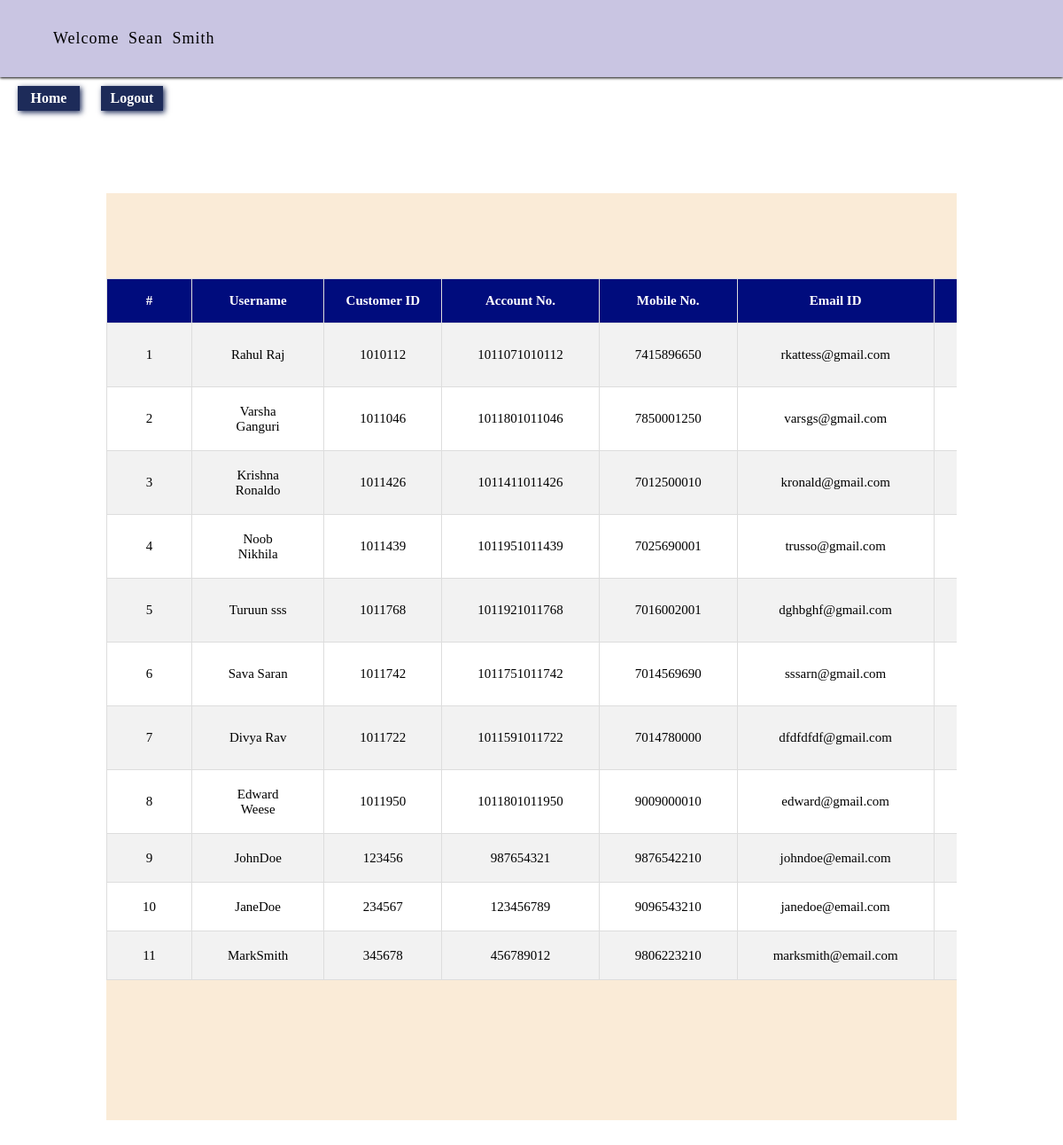
/Code/active_customers.php (signed in), run on the app's committed database.
### tables this page shows
CREATE TABLE `bank_customers` (
  `Id` int(100) NOT NULL,
  `Username` varchar(20) DEFAULT NULL,
  `Password` varchar(15) DEFAULT NULL,
  `Customer_Photo` longblob,
  `Photo_name` varchar(500) DEFAULT NULL,
  `Customer_ID` varchar(20) DEFAULT NULL,
  `Gender` varchar(10) NOT NULL,
  `Landline_no` varchar(10) NOT NULL,
  `Home_Addr` varchar(100) NOT NULL,
  `Office_Addr` varchar(255) NOT NULL,
  `Country` varchar(255) NOT NULL,
  `State` varchar(255) NOT NULL,
  `City` varchar(255) NOT NULL,
  `Pin_code` varchar(255) NOT NULL,
  `Account_no` varchar(20) DEFAULT NULL,
  `Branch` varchar(50) DEFAULT NULL,
  `IFSC_Code` varchar(50) DEFAULT NULL,
  `SSN` varchar(10) DEFAULT NULL,
  `CITIZENSHIP` varchar(50) DEFAULT NULL,
  `Current_Balance` float(100,2) DEFAULT NULL,
  `LastTransaction` int(20) DEFAULT '0',
  `Mobile_no` varchar(20) DEFAULT NULL,
  `Email_ID` varchar(50) DEFAULT 'Nil',
  `Debit_Card_No` varchar(50) DEFAULT NULL,
  `Debit_Card_Pin` int(4) DEFAULT NULL,
  `CVV` int(3) DEFAULT NULL,
  `DOB` varchar(20) DEFAULT NULL,
  `Area_Loc` varchar(255) DEFAULT NULL,
  `Nominee_name` varchar(255) DEFAULT NULL,
  `Nominee_ac_no` varchar(255) DEFAULT NULL,
  `Last_Login` varchar(50) DEFAULT NULL,
  `Ac_Opening_Date` varchar(255) DEFAULT NULL,
  `Account_Status` varchar(10) NOT NULL,
  `Account_type` varchar(20) NOT NULL
);

### Code/active_customers.php (the view, shortened to what this page needs)
<html>
<head><title>Active Customers</title>
</head>
<link rel="stylesheet" type="text/css" href="css/style.css"/>
<body>
<?php
	include 'Emp_profile_header.php' ;
	include 'database_conn.php';
?>
<div class="active_customers_container">
<table border="1px" cellpadding="10">
			   <th>#</th>
			   <th>Username</th>
			   <th>Customer ID</th>
			   <th>Account No.</th>
			   <th>Mobile No.</th>
			   <th>Email ID</th>
			   <th>DOB</th>
<?php
	$sql = "SELECT * from bank_customers";
	$result = $conn->query($sql);
	if ($result->num_rows > 0) {
			  $Sl_no = 1;
		while($row = $result->fetch_assoc()) {
		echo '
			<tr>
			<td>'.$Sl_no++.'</td>
			<td>'.$row['Username'].'</td>
			<td>'.$row['Customer_ID'].'</td>
			<td>'.$row['Account_no'].'</td>
			<td>'.$row['Mobile_no'].'</td>
			<td>'.$row['Email_ID'].'</td>
			<td>'.$row['DOB'].'</td>
			<td>$'.$row['Current_Balance'].'</td>
			<td>'.$row['SSN'].'</td>
			<td>'.$row['CITIZENSHIP'].'</td>
			<td>'.$row['Debit_Card_No'].'</td>
			<td>'.$row['CVV'].'</td>
			<td>'.$row['Last_Login'].'</td>
			<td>$'.$row['LastTransaction'].'</td>
			<td>'.$row['Account_Status'].'</td>
			</tr>';
	}
}
?>
</table>
</div>
</body>
</html>

### Code/css/style.css (style rules this page uses)
* { margin: 0px; }
body { font-family: verdana, "Helvetica Neue", Helvetica, Arial, sans-serif; }
body { font-family: verdana, "Helvetica Neue", Helvetica, Arial, sans-serif; margin: 0px; width: 100%; }
* { font-family: verdana; }
body { margin: 0px; }
table { margin: 10% auto; margin-bottom: 5%; width: 100%; font-size: 15px; border-collapse: collapse; border: 1px rgb(221, 221, 221); text-align: center; }
table th { color: white; height: 50px; background-color: #0f007d; }
tr:nth-child(even) { background-color: rgb(242, 242, 242); }
tr:nth-child(odd) { background-color: white; }
td { padding-left: 40px; padding-right: 40px; }
table { margin: 10% auto; width: 80%; font-size: 15px; border-collapse: collapse; border: 1px rgb(221, 221, 221); text-align: center; }
table th { color: white; height: 50px; background-color: #13007d; }
.active_customers_container { margin: 5% auto; overflow-x: auto; overflow-y: auto; width: 80%; background-color: antiquewhite; height: 80%; }
table { width: 200%; font-size: 15px; border-collapse: collapse; border: 1px rgb(221, 221, 221); text-align: center; }
table th { color: white; height: 50px; background-color: #000c7d; }

### data on the page
bank_customers: Username "Rahul Raj", Customer_ID "1010112", Account_no "1011071010112", Mobile_no "7415896650", Email_ID "rkattess@gmail.com"
bank_customers: Username "Varsha Ganguri", Customer_ID "1011046", Account_no "1011801011046", Mobile_no "7850001250", Email_ID "varsgs@gmail.com"
bank_customers: Username "Krishna Ronaldo", Customer_ID "1011426", Account_no "1011411011426", Mobile_no "7012500010", Email_ID "kronald@gmail.com"
bank_customers: Username "Noob Nikhila", Customer_ID "1011439", Account_no "1011951011439", Mobile_no "7025690001", Email_ID "trusso@gmail.com"
bank_customers: Username "Turuun sss", Customer_ID "1011768", Account_no "1011921011768", Mobile_no "7016002001", Email_ID "dghbghf@gmail.com"
bank_customers: Username "Sava Saran", Customer_ID "1011742", Account_no "1011751011742", Mobile_no "7014569690", Email_ID "sssarn@gmail.com"
bank_customers: Username "Divya Rav", Customer_ID "1011722", Account_no "1011591011722", Mobile_no "7014780000", Email_ID "dfdfdfdf@gmail.com"
bank_customers: Username "Edward Weese", Customer_ID "1011950", Account_no "1011801011950", Mobile_no "9009000010", Email_ID "edward@gmail.com"
bank_customers: Username "JohnDoe", Customer_ID "123456", Account_no "987654321", Mobile_no "9876542210", Email_ID "johndoe@email.com"
bank_customers: Username "JaneDoe", Customer_ID "234567", Account_no "123456789", Mobile_no "9096543210", Email_ID "janedoe@email.com"
bank_customers: Username "MarkSmith", Customer_ID "345678", Account_no "456789012", Mobile_no "9806223210", Email_ID "marksmith@email.com"

### other printed values
$_SESSION['staff_name'] "Sean Smith"
